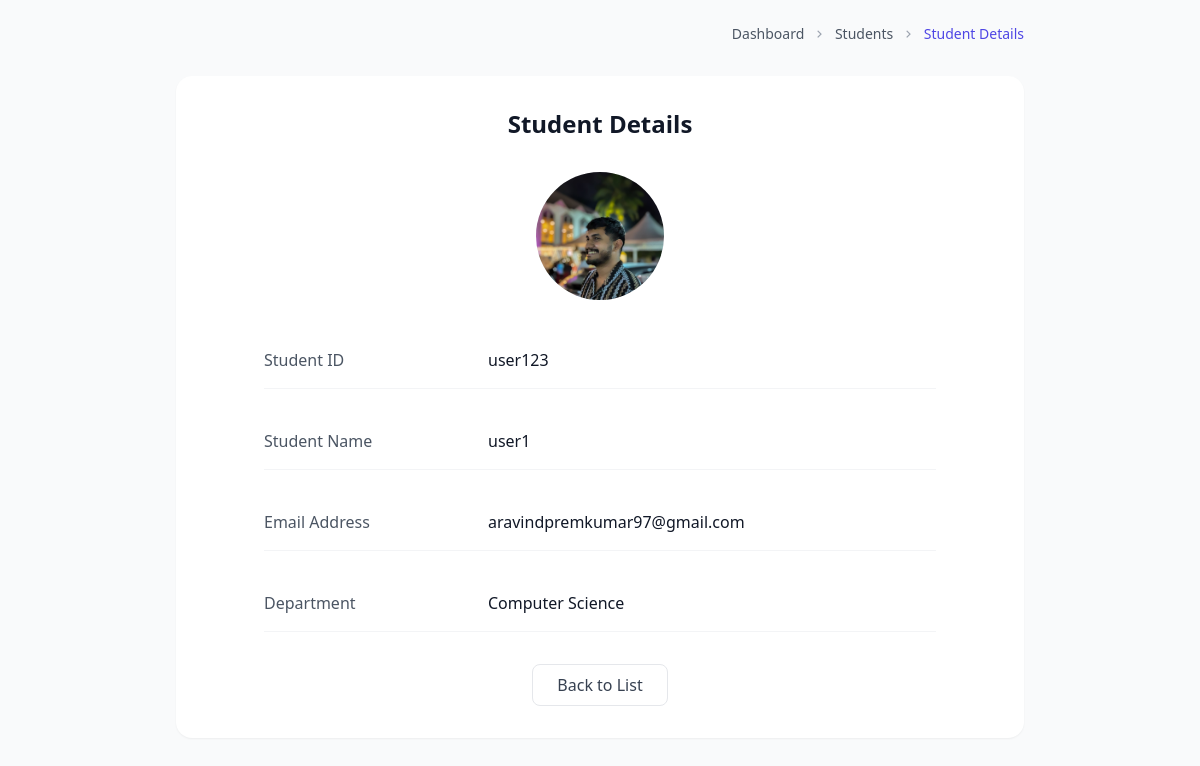
The app's page /app/students/view/3/, older data.
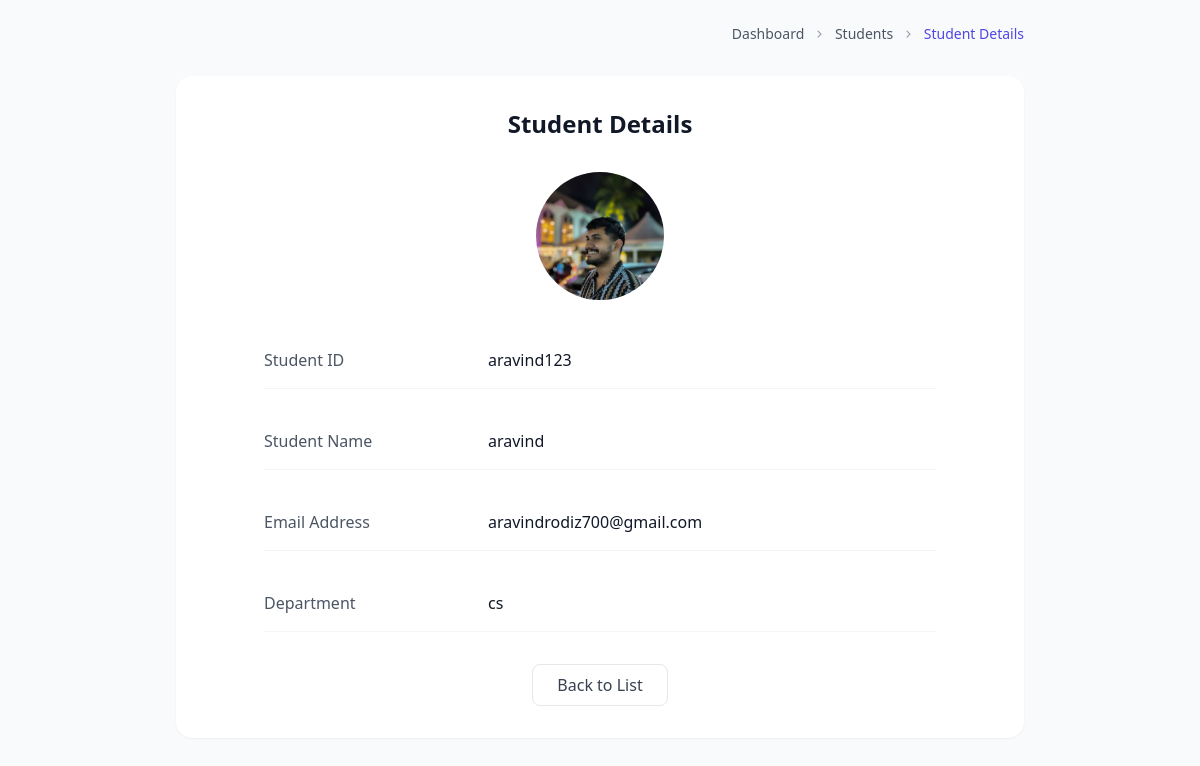
The same page, newer data.
### student/models.py (models this page shows, shortened)
class Student(AbstractBaseUser):
    student_name = models.CharField(max_length=100)
    student_id = models.CharField(max_length=20, unique=True)
    email = models.EmailField(unique=True)
    department = models.CharField(max_length=100)
    photo = models.ImageField(upload_to='student_photos/')
    leave_balance = models.PositiveIntegerField(default=10)
    is_active = models.BooleanField(default=True)
    is_staff = models.BooleanField(default=False)
    is_superuser = models.BooleanField(default=False)
    USERNAME_FIELD = 'student_id'
    REQUIRED_FIELDS = ['email','student_name']
    objects = StudentManager()

### app/views.py (the view)
# urls.py: path('students/view/<int:student_id>/', views.view_student, name='view_student'),
def view_student(request, student_id):
    try:
        student = Student.objects.get(id=student_id)
    except Student.DoesNotExist:
        return redirect('student_list')
    return render(request, 'view_student.html', {'student': student})

### app/templates/view_student.html (shortened to what this page needs)
<!DOCTYPE html>
<html lang="en">
  <head>
    <script src="https://cdn.tailwindcss.com"></script>
    <link
      rel="stylesheet"
      href="https://cdn.jsdelivr.net/npm/remixicon@4.5.0/fonts/remixicon.css"
    />
  </head>
  <body class="bg-gray-50 min-h-screen">
    <div class="max-w-4xl mx-auto p-6">
      <div class="flex items-center mb-8">
        <nav class="ml-auto">
          <ol class="flex items-center space-x-2 text-sm">
            <li>
              <a href="#" class="text-gray-600 hover:text-primary">Dashboard</a>
            </li>
            <li><i class="ri-arrow-right-s-line text-gray-400"></i></li>
            <li>
              <a href="#" class="text-gray-600 hover:text-primary">Students</a>
            </li>
            <li><i class="ri-arrow-right-s-line text-gray-400"></i></li>
            <li class="text-primary">Student Details</li>
          </ol>
        </nav>
      </div>
      <div class="bg-white rounded-lg shadow-sm p-8">
        <h1 class="text-2xl font-semibold text-gray-900 mb-8 text-center">
          Student Details
        </h1>
        <div class="flex justify-center mb-8">
          <div class="w-32 h-32 rounded-full bg-gray-200 overflow-hidden">
            <img
              src="{{student.photo.url}}"
              alt="Student Photo"
              class="w-full h-full object-cover"
            />
          </div>
        </div>
        <div class="grid grid-cols-1 gap-6 max-w-2xl mx-auto">
          <div class="flex border-b border-gray-100 py-4">
            <span class="text-gray-600 w-1/3">Student ID</span>
            <span class="text-gray-900 w-2/3">{{student.student_id}}</span>
          </div>
          <div class="flex border-b border-gray-100 py-4">
            <span class="text-gray-600 w-1/3">Student Name</span>
            <span class="text-gray-900 w-2/3">{{student.student_name}}</span>
          </div>
          <div class="flex border-b border-gray-100 py-4">
            <span class="text-gray-600 w-1/3">Email Address</span>
            <span class="text-gray-900 w-2/3">{{student.email}}</span>
          </div>
          <div class="flex border-b border-gray-100 py-4">
            <span class="text-gray-600 w-1/3">Department</span>
            <span class="text-gray-900 w-2/3">{{student.department}}</span>
          </div>
        </div>
        <div class="flex justify-center mt-8">
          <a
            href="{% url 'student_list' %}"
            class="px-6 py-2 border border-gray-200 rounded-button text-gray-700 hover:bg-gray-50 transition-colors cursor-pointer whitespace-nowrap"
          >
            Back to List
          </a>
        </div>
      </div>
    </div>
  </body>
</html>

Row changes from the older to the newer data that the page shows:
changed Student: student_id "user123" → "aravind123"; student_name "user1" → "aravind"; email "aravindpremkumar97@gmail.com" → "aravindrodiz700@gmail.com"; department "Computer Science" → "cs"
